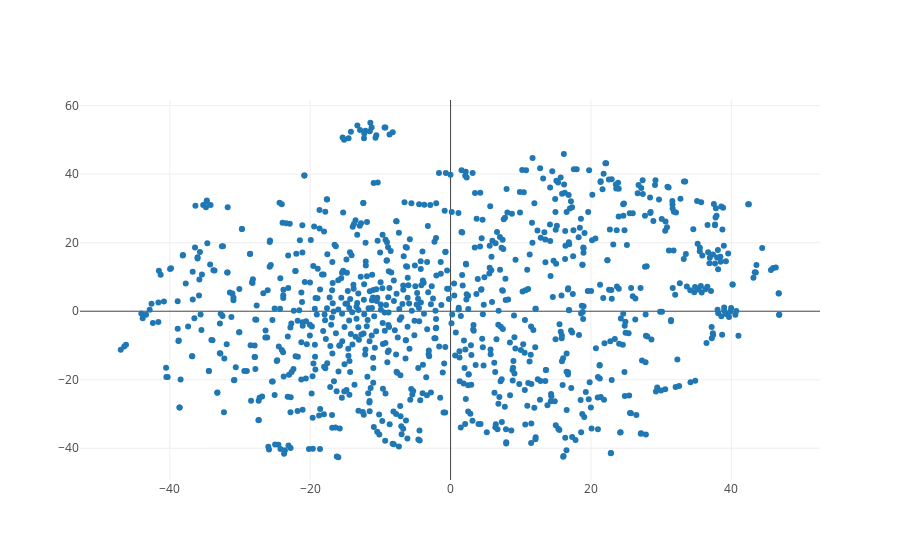

Notebook source saved alongside this figure:
### Markdown cell above
Gensim word2vec:

### Code cell
low_dim_embs = tsne.fit_transform(model.wv.syn0[:plot_only, :])
labels = [model.wv.index2word[i] for i in range(plot_only)]
plot_with_labels(low_dim_embs, labels)

### Figure 1 — Plotly figure (JSON) as saved in the notebook; plotly's stock layout.template omitted (floating-point values rounded to 4 significant figures; data arrays with more than 128 entries replaced by an {"elided": "..."} marker saying what was removed)
{"data": [{"mode": "markers", "text": {"elided": "1000 str values"}, "type": "scatter", "x": {"elided": "1000 float values"}, "y": {"elided": "1000 float values"}}], "layout": {}}
